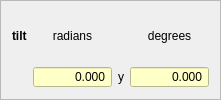
               <widget class="QFrame" name="frame_39">
                <property name="frameShape">
                 <enum>QFrame::StyledPanel</enum>
                </property>
                <property name="frameShadow">
                 <enum>QFrame::Raised</enum>
                </property>
                <layout class="QGridLayout" name="gridLayout_34">
                 <item row="0" column="1">
                  <widget class="QLabel" name="label_172">
                   <property name="text">
                    <string>radians</string>
                   </property>
                   <property name="alignment">
                    <set>Qt::AlignCenter</set>
                   </property>
                   <property name="buddy">
                    <cstring>val_gyro</cstring>
                   </property>
                  </widget>
                 </item>
                 <item row="1" column="1">
                  <widget class="QDoubleSpinBox" name="val_imu_tilt">
                   <property name="styleSheet">
                    <string notr="true">background-color: rgb(255, 255, 200);</string>
                   </property>
                   <property name="alignment">
                    <set>Qt::AlignRight|Qt::AlignTrailing|Qt::AlignVCenter</set>
                   </property>
                   <property name="readOnly">
                    <bool>true</bool>
                   </property>
                   <property name="buttonSymbols">
                    <enum>QAbstractSpinBox::NoButtons</enum>
                   </property>
                   <property name="specialValueText">
                    <string notr="true"/>
                   </property>
                   <property name="decimals">
                    <number>3</number>
                   </property>
                   <property name="minimum">
                    <double>-1000000.000000000000000</double>
                   </property>
                   <property name="maximum">
                    <double>1000000.000000000000000</double>
                   </property>
                  </widget>
                 </item>
                 <item row="1" column="2">
                  <widget class="QLabel" name="label_124">
                   <property name="autoFillBackground">
                    <bool>false</bool>
                   </property>
                   <property name="frameShape">
                    <enum>QFrame::NoFrame</enum>
                   </property>
                   <property name="frameShadow">
                    <enum>QFrame::Sunken</enum>
                   </property>
                   <property name="text">
                    <string>y</string>
                   </property>
                   <property name="alignment">
                    <set>Qt::AlignLeading|Qt::AlignLeft|Qt::AlignVCenter</set>
                   </property>
                  </widget>
                 </item>
                 <item row="1" column="3">
                  <widget class="QDoubleSpinBox" name="val_imu_tilt_2">
                   <property name="styleSheet">
                    <string notr="true">background-color: rgb(255, 255, 200);</string>
                   </property>
                   <property name="alignment">
                    <set>Qt::AlignRight|Qt::AlignTrailing|Qt::AlignVCenter</set>
                   </property>
                   <property name="readOnly">
                    <bool>true</bool>
                   </property>
                   <property name="buttonSymbols">
                    <enum>QAbstractSpinBox::NoButtons</enum>
                   </property>
                   <property name="specialValueText">
                    <string notr="true"/>
                   </property>
                   <property name="decimals">
                    <number>3</number>
                   </property>
                   <property name="minimum">
                    <double>-1000000.000000000000000</double>
                   </property>
                   <property name="maximum">
                    <double>1000000.000000000000000</double>
                   </property>
                  </widget>
                 </item>
                 <item row="0" column="3">
                  <widget class="QLabel" name="label_173">
                   <property name="text">
                    <string>degrees</string>
                   </property>
                   <property name="alignment">
                    <set>Qt::AlignCenter</set>
                   </property>
                   <property name="buddy">
                    <cstring>val_gyro</cstring>
                   </property>
                  </widget>
                 </item>
                 <item row="0" column="0">
                  <widget class="QLabel" name="label_123">
                   <property name="font">
                    <font>
                     <weight>75</weight>
                     <bold>true</bold>
                    </font>
                   </property>
                   <property name="text">
                    <string>tilt</string>
                   </property>
                   <property name="buddy">
                    <cstring>val_gyro</cstring>
                   </property>
                  </widget>
                 </item>
                </layout>
               </widget>
